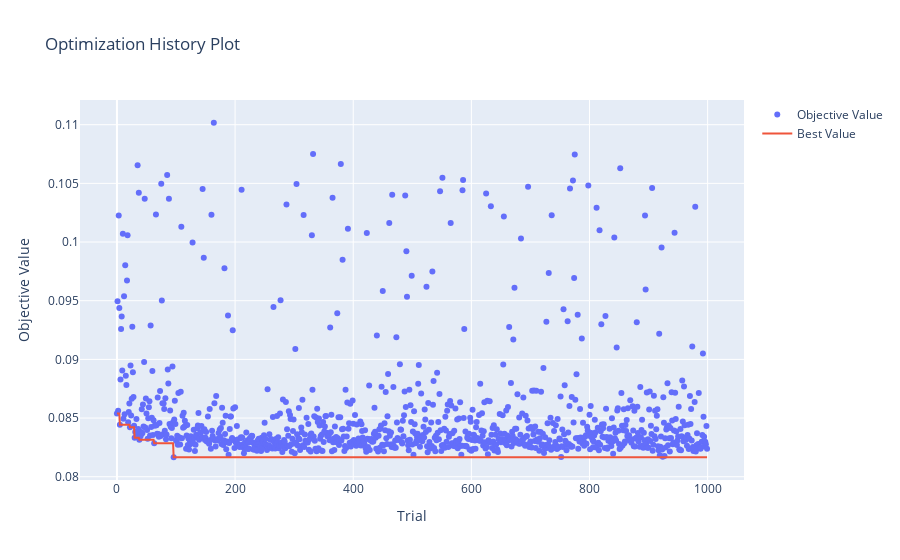

Notebook code for this chart:
### Code cell
import matplotlib.pyplot as plt
import plotly
optuna.visualization.plot_optimization_history(study)

### Figure 1 — Plotly figure (JSON) as saved in the notebook; plotly's stock layout.template omitted (floating-point values rounded to 4 significant figures; data arrays with more than 128 entries replaced by an {"elided": "..."} marker saying what was removed)
{"data": [{"mode": "markers", "name": "Objective Value", "type": "scatter", "x": {"elided": "1000 int values"}, "y": {"elided": "1000 float values"}}, {"mode": "lines", "name": "Best Value", "type": "scatter", "x": {"elided": "1000 int values"}, "y": {"elided": "1000 float values"}}, {"marker": {"color": "#cccccc"}, "mode": "markers", "name": "Infeasible Trial", "showlegend": false, "type": "scatter", "x": [], "y": []}], "layout": {"title": {"text": "Optimization History Plot"}, "xaxis": {"title": {"text": "Trial"}}, "yaxis": {"title": {"text": "Objective Value"}}}}
